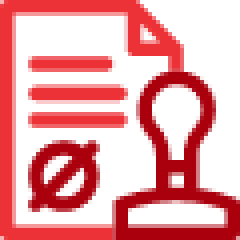
#> input picture assets/images/original/133465396479346008.png, 60 x 60 px (shown 4 times larger); its folder holds 5 pictures in this run
$ python optimize-images.py
#> lines starting #> are read from the running program, lines starting #| are printed output that depends on the picture
#!/usr/bin/env python3
"""
PLANAC - Script de Otimização de Imagens para Web
Converte imagens para WebP e redimensiona para melhor performance
"""

import os
import sys
from pathlib import Path
from PIL import Image
import json

# Configurações
INPUT_DIR = Path("assets/images/original")
OUTPUT_DIR = Path("assets/images/optimized")
REPORT_FILE = Path("assets/images/optimization-report.json")

# Tamanhos para diferentes contextos
SIZES = {
    "banner": {"width": 1920, "quality": 85},      # Banners grandes
    "card": {"width": 800, "quality": 80},         # Cards de produtos
    "icon": {"width": 200, "quality": 90},         # Ícones/pequenos
}

def get_image_category(filename):
    """Determina a categoria da imagem baseado no nome/tamanho"""
    # Ícones (PNGs pequenos)
    if filename.endswith('.png'):
        return "icon"
    # Banner principal
    elif filename == "133473966882981354.jpeg":
        return "banner"
    # Cards de produtos
    else:
        return "card"

def optimize_image(input_path, output_dir):
    """Otimiza uma imagem para WebP"""
    try:
        filename = input_path.stem
        category = get_image_category(input_path.name)
        config = SIZES[category]

        # Abre imagem
        with Image.open(input_path) as img:
            # Converte para RGB se necessário
#> img is the input picture: PIL image 60x60 RGBA; mean R, G, B, A 99.5, 12.5, 16.8, 103.7
            if img.mode in ("RGBA", "P"):
                img = img.convert("RGB")
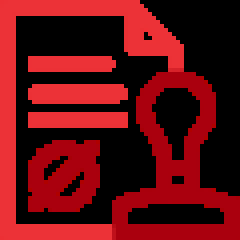
#> img: PIL image 60x60 RGB (shown 4 times larger); mean R, G, B 99.5, 12.5, 16.8

            original_size = input_path.stat().st_size / 1024  # KB
            width, height = img.size
#> width = 60; height = 60

            # Redimensiona mantendo aspect ratio
            max_width = config["width"]
            if width > max_width:
                ratio = max_width / width
                new_size = (max_width, int(height * ratio))
                img = img.resize(new_size, Image.Resampling.LANCZOS)

            # Salva como WebP
            output_path = output_dir / f"{filename}.webp"
            img.save(
                output_path,
                "WEBP",
                quality=config["quality"],
                method=6  # Melhor compressão
            )

            optimized_size = output_path.stat().st_size / 1024  # KB
            reduction = ((original_size - optimized_size) / original_size) * 100

            result = {
                "original": input_path.name,
                "optimized": output_path.name,
                "category": category,
                "original_size_kb": round(original_size, 2),
                "optimized_size_kb": round(optimized_size, 2),
                "reduction_percent": round(reduction, 2),
                "dimensions": f"{img.width}x{img.height}"
            }

            print(f"✅ {input_path.name} → {output_path.name}")
            print(f"   {original_size:.1f}KB → {optimized_size:.1f}KB (-{reduction:.1f}%)")

            return result

    except Exception as e:
        print(f"❌ Erro ao otimizar {input_path.name}: {e}")
        return None

def main():
    """Função principal"""
    print("=" * 60)
    print("🎨 PLANAC - Otimização de Imagens")
    print("=" * 60)

    # Verifica se as imagens foram baixadas
    if not INPUT_DIR.exists():
        print(f"\n❌ Erro: Diretório {INPUT_DIR} não encontrado!")
        print("Execute primeiro: python download-images.py")
        return 1

    # Cria diretório de saída
    OUTPUT_DIR.mkdir(parents=True, exist_ok=True)

    # Lista imagens
    images = list(INPUT_DIR.glob("*.*"))
    if not images:
        print(f"\n⚠️  Nenhuma imagem encontrada em {INPUT_DIR}")
        return 1

    print(f"\n📊 Total de imagens: {len(images)}\n")

    # Otimiza todas
    results = []
    for img_path in images:
        result = optimize_image(img_path, OUTPUT_DIR)
        if result:
            results.append(result)
#> pass 2 of the loop in main, `for img_path in images:`:
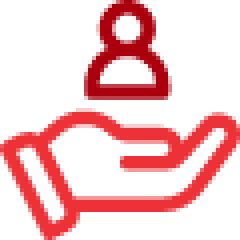
#> input picture assets/images/original/133465396617971941.png, 60 x 60 px (shown 4 times larger)
#> in optimize_image, img is the input picture: PIL image 60x60 RGBA; mean R, G, B, A 67, 10.8, 13.1, 63.4
#> in optimize_image (call 2), `img = img.convert("RGB")`:
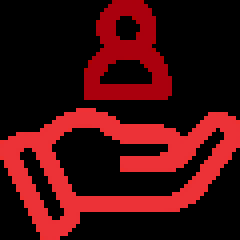
#> img: PIL image 60x60 RGB (shown 4 times larger); mean R, G, B 67, 10.8, 13.1
#> pass 3 of the loop in main, `for img_path in images:`:
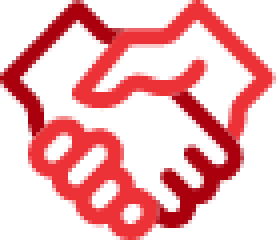
#> input picture assets/images/original/133465396865785915.png, 69 x 61 px (shown 4 times larger)
#> in optimize_image, img is the input picture: PIL image 69x61 RGBA; mean R, G, B, A 84.2, 12.6, 15.7, 83
#> in optimize_image (call 3), `img = img.convert("RGB")`:
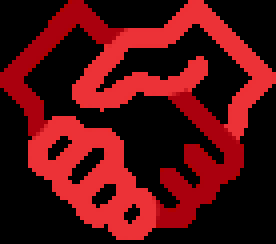
#> img: PIL image 69x61 RGB (shown 4 times larger); mean R, G, B 84.2, 12.6, 15.7
#> the loop made 5 passes; the first 3 are shown

    # Calcula estatísticas
    total_original = sum(r["original_size_kb"] for r in results)
    total_optimized = sum(r["optimized_size_kb"] for r in results)
    total_reduction = ((total_original - total_optimized) / total_original) * 100

    # Salva relatório
    report = {
        "total_images": len(results),
        "total_original_kb": round(total_original, 2),
        "total_optimized_kb": round(total_optimized, 2),
        "total_reduction_percent": round(total_reduction, 2),
        "images": results
    }

    with open(REPORT_FILE, 'w', encoding='utf-8') as f:
        json.dump(report, f, indent=2, ensure_ascii=False)

    # Relatório final
    print("\n" + "=" * 60)
    print("📊 RELATÓRIO DE OTIMIZAÇÃO")
    print("=" * 60)
    print(f"✅ Imagens otimizadas: {len(results)}")
    print(f"📦 Tamanho original: {total_original:.1f} KB ({total_original/1024:.2f} MB)")
    print(f"📦 Tamanho otimizado: {total_optimized:.1f} KB ({total_optimized/1024:.2f} MB)")
    print(f"💾 Redução total: {total_reduction:.1f}%")
    print(f"\n📄 Relatório salvo em: {REPORT_FILE}")

    print("\n📌 PRÓXIMOS PASSOS:")
    print("1. Revise as imagens otimizadas em: assets/images/optimized/")
    print("2. Configure Cloudflare R2 (veja cloudflare-r2-setup.md)")
    print("3. Execute: python update-image-links.py  (atualiza HTML)")

    return 0

if __name__ == "__main__":
    try:
        sys.exit(main())
#> (the program exits here)
